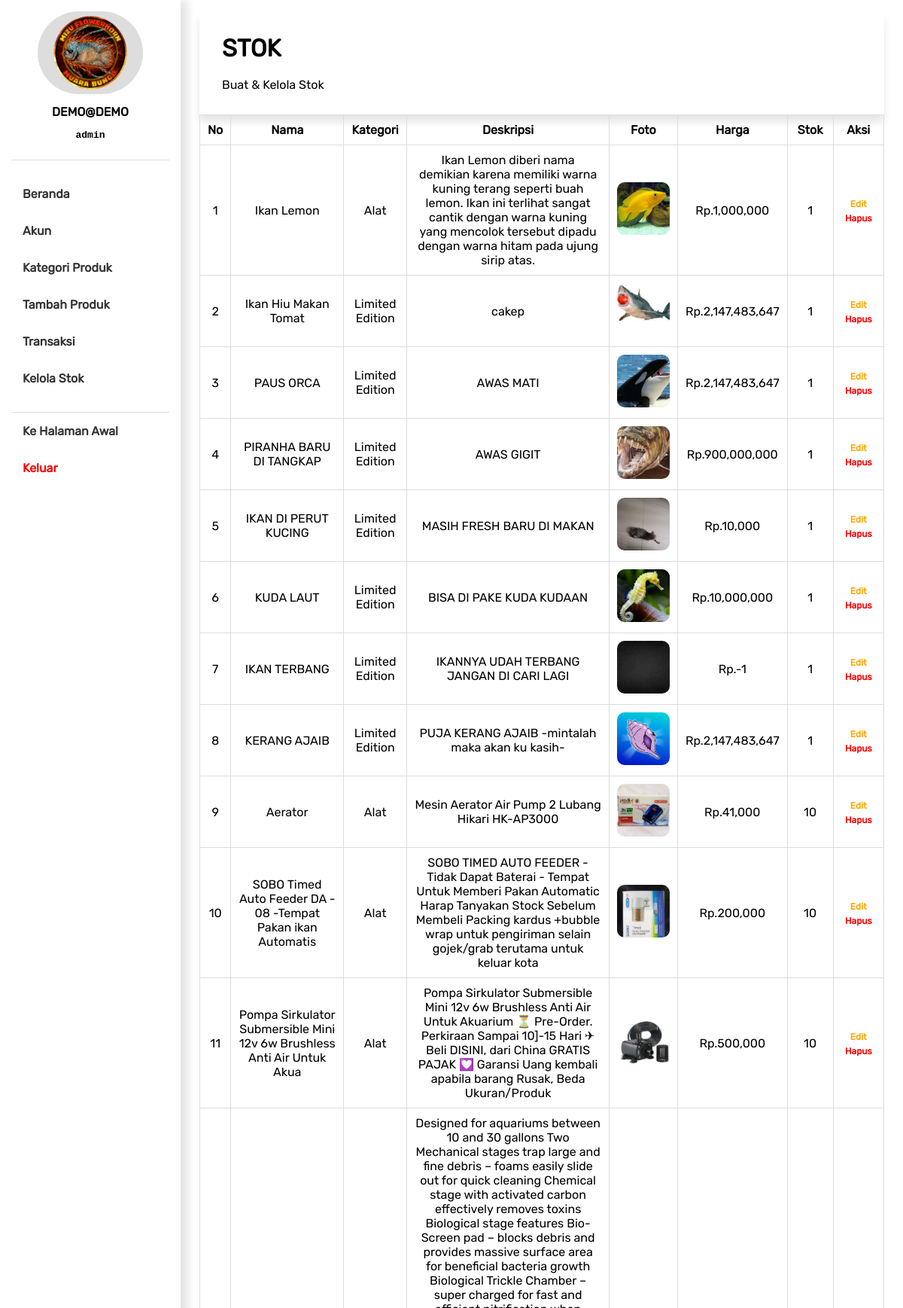
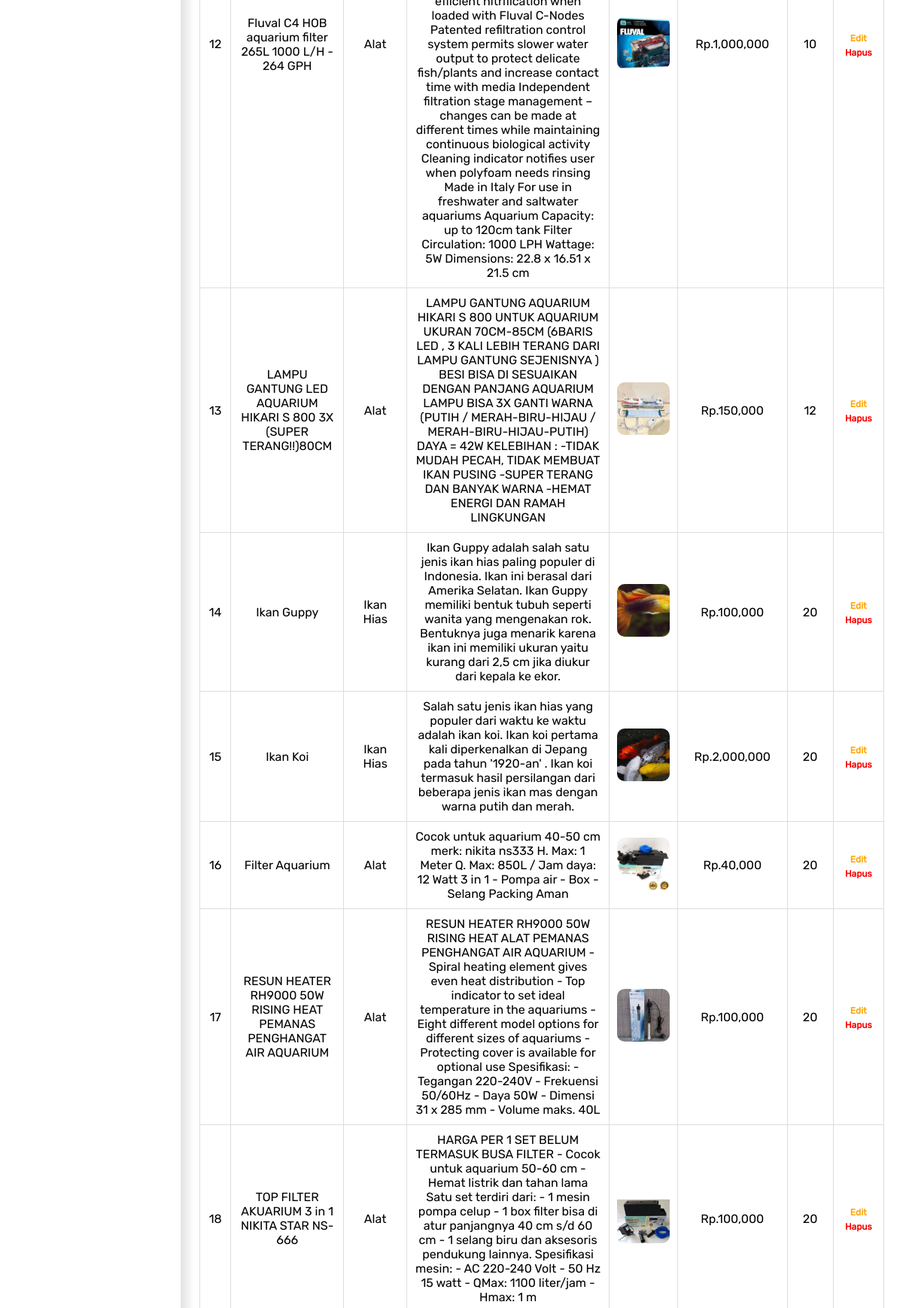
/panel/kelolastok.php (signed in, upper part), run on the app's committed database (2 pictures, top to bottom).
### tables this page shows
CREATE TABLE `produk` (
  `id_data` int(255) NOT NULL,
  `nama` varchar(255) NOT NULL,
  `kategori` int(255) NOT NULL,
  `deskripsi` text NOT NULL,
  `foto` varchar(255) NOT NULL,
  `harga` int(255) NOT NULL,
  `qty` int(255) NOT NULL
);

CREATE TABLE `kategori` (
  `id_data` int(255) NOT NULL,
  `nama_kat` varchar(255) NOT NULL,
  `deskripsi` text DEFAULT NULL,
  `tampil` int(1) NOT NULL
);

### backend/model/Querybuilder.php (called while the page is built, shortened)
<?php
require 'Database.php';
class Querybuilder
{
   private $tableName;
   function __construct($dbname)
   {
      $this->tableName = $dbname;
   }
   function select($clause)
   {
      $dbconf = new Database();
      $table = $this->tableName;
      $query = "SELECT * FROM $table WHERE $clause";
      $exe = mysqli_query($dbconf->connect(),$query);
      $data['rows'] = mysqli_num_rows($exe);
      $data['single'] = mysqli_fetch_array($exe);
      $data['result'] = $exe;
      return $data;
   }
   function selectAll($clause)
   {
      $dbconf = new Database();
      $table = $this->tableName;
      $query = "SELECT * FROM $table WHERE $clause";
      $exe = mysqli_query($dbconf->connect(),$query);
      $data['rows'] = mysqli_num_rows($exe);
      $data['result'] = $exe;
      return $data;
   }
}

### backend/model/Database.php (called while the page is built)
<?php
class Database
{
   function connect()
   {
      $username = 'root';
      $password = '';
      $host = 'localhost';
      $db = "emizflow";
      return mysqli_connect($host, $username, $password, $db);
   }
}

### panel/kelolastok.php (the view, shortened to what this page needs)
<?php
require '../backend/model/Querybuilder.php';
$getter = new Querybuilder('kategori');
$cat = $getter->selectAll("1 ORDER BY nama_kat ASC")['result'];
$prdGetter = new Querybuilder("produk");
$prd = $prdGetter->selectAll("1 ORDER BY qty ASC")['result'];
?>
<!DOCTYPE Html>
<html lang="id">
<head>
    <?php include 'temps/stylenscripts.php'?>
</head>
<body style="padding:0;margin:0;font-family: 'Rubiks'">
<?php include 'temps/sidebar.php' ?>
<div class="panel-sections">
    <div class="sect-heading">
        <h1>STOK</h1>
        <p>Buat & Kelola Stok</p>
        </div>
        <table cellpadding="10" border-collapse="collapse" class="table-styled">
            <thead>
            <tr>
                <th>No</th>
                <th>Nama</th>
                <th>Kategori</th>
                <th>Deskripsi</th>
                <th>Foto</th>
                <th>Harga</th>
                <th>Stok</th>
                <th>Aksi</th>
            </tr>
            </thead>
            <tbody>
            <?php
            $n=0;
            while($fetch = mysqli_fetch_array($prd))
            {
                $idKat = $fetch['kategori'];
                $kat = $getter->select("id_data = '$idKat'")['single'];
                $n++;
                if($fetch['qty'] == 0)
                {
                    ?>
                    <tr style="background-color: red">
                    <?php
                }
                else{
                    ?>
                    <tr>
                    <?php
                }
                ?>
                <td><?= $n ?></td>
                <td><?= $fetch['nama'] ?></td>
                <td><?= $kat['nama_kat'] ?></td>
                <td><?= $fetch['deskripsi'] ?></td>
                <td><img src="../image/<?= $fetch['foto'] ?>" style="width:70px;height:70px;border-radius:10px;object-fit: cover"/></td>
                <td>Rp.<?= number_format($fetch['harga']) ?></td>
                <td><?= $fetch['qty'] ?></td>
                <td>
                    <a href="produk-edit.php?id=<?= $fetch['id_data'] ?>" style="color:orange;text-decoration: none;padding:5px;font-size:12px;font-weight: bold">Edit</a>
                    <a href="actions/produk-delete.php?id=<?= $fetch['id_data'] ?>" style="color:red;text-decoration: none;padding:5px;font-size:12px;font-weight: bold">Hapus</a>
                </td>
                </tr>
                <?php
            }
            ?>
            </tbody>
        </table>
    </div>
</body>

### assets/css/style.css (style rules this page uses)
body { font-family: "Second"; margin:0; padding:0; }
.prd-wrapper > div > h1,p { padding:0; margin:0; }
.panel-sections { padding:15px; padding-left:25px; padding-right:25px; float:left; box-sizing:border-box; width:80%; margin-left:20%; }
.sect-heading { padding:20px; display: flex; flex-flow: column; align-items: flex-start; box-shadow: 0 10px 10px rgba(0,0,0,0.1); }
.sect-heading > h1,p { margin:0; padding:10px; }
table { width:100%; }
table,th,td { text-align: center; border-collapse: collapse; border: 1px solid #ddd; }

### data on the page
produk: nama "Ikan Lemon", kategori.nama_kat "Alat", deskripsi "Ikan Lemon diberi nama demikian karena memiliki warna kuning terang seperti buah lemon. Ikan ini terlihat sangat cantik dengan warna kuning yang mencolok tersebut dipadu dengan warna hitam pada ujung sirip atas.", foto (picture), harga "1,000,000", qty "1"
produk: nama "Ikan Hiu Makan Tomat", kategori.nama_kat "Limited Edition", deskripsi "cakep", foto (picture), harga "2,147,483,647", qty "1"
produk: nama "PAUS ORCA", kategori.nama_kat "Limited Edition", deskripsi "AWAS MATI", foto (picture), harga "2,147,483,647", qty "1"
produk: nama "PIRANHA BARU DI TANGKAP", kategori.nama_kat "Limited Edition", deskripsi "AWAS GIGIT", foto (picture), harga "900,000,000", qty "1"
produk: nama "IKAN DI PERUT KUCING", kategori.nama_kat "Limited Edition", deskripsi "MASIH FRESH BARU DI MAKAN", foto (picture), harga "10,000", qty "1"
produk: nama "KUDA LAUT", kategori.nama_kat "Limited Edition", deskripsi "BISA DI PAKE KUDA KUDAAN", foto (picture), harga "10,000,000", qty "1"
produk: nama "IKAN TERBANG", kategori.nama_kat "Limited Edition", deskripsi "IKANNYA UDAH TERBANG JANGAN DI CARI LAGI", foto (picture), harga "-1", qty "1"
produk: nama "KERANG AJAIB", kategori.nama_kat "Limited Edition", deskripsi "PUJA KERANG AJAIB -mintalah maka akan ku kasih-", foto (picture), harga "2,147,483,647", qty "1"
produk: nama "Aerator", kategori.nama_kat "Alat", deskripsi "Mesin Aerator Air Pump 2 Lubang Hikari HK-AP3000", foto (picture), harga "41,000", qty "10"
produk: nama "SOBO Timed Auto Feeder DA - 08 -Tempat Pakan ikan Automatis", kategori.nama_kat "Alat", deskripsi "SOBO TIMED AUTO FEEDER - Tidak Dapat Baterai - Tempat Untuk Memberi Pakan Automatic Harap Tanyakan Stock Sebelum Membeli Packing kardus +bubble wrap untuk pengiriman selain gojek/grab terutama untuk keluar kota", foto (picture), harga "200,000", qty "10"
produk: nama "Pompa Sirkulator Submersible Mini 12v 6w Brushless Anti Air Untuk Akua", kategori.nama_kat "Alat", deskripsi "Pompa Sirkulator Submersible Mini 12v 6w Brushless Anti Air Untuk Akuarium ⏳ Pre-Order. Perkiraan Sampai 10]-15 Hari ✈ Beli DISINI, dari China GRATIS PAJAK 💟 Garansi Uang kembali apabila barang Rusak, Beda Ukuran/Produk", foto (picture), harga "500,000", qty "10"
produk: nama "Fluval C4 HOB aquarium filter 265L 1000 L/H - 264 GPH", kategori.nama_kat "Alat", deskripsi "Designed for aquariums between 10 and 30 gallons Two Mechanical stages trap large and fine debris – foams easily slide out for quick cleaning Chemical stage with activated carbon effectively removes toxins Biological stage features Bio-Screen pad – blocks debris and provides massive surface area for beneficial bacteria growth Biological Trickle Chamber – super charged for fast and efficient nitrification when loaded with Fluval C-Nodes Patented refiltration control system permits slower water output to protect delicate fish/plants and increase contact time with media Independent filtration stage management – changes can be made at different times while maintaining continuous biological…", foto (picture), harga "1,000,000", qty "10"
produk: nama "LAMPU GANTUNG LED AQUARIUM HIKARI S 800 3X (SUPER TERANG!!)80CM", kategori.nama_kat "Alat", deskripsi "LAMPU GANTUNG AQUARIUM HIKARI S 800 UNTUK AQUARIUM UKURAN 70CM-85CM (6BARIS LED , 3 KALI LEBIH TERANG DARI LAMPU GANTUNG SEJENISNYA ) BESI BISA DI SESUAIKAN DENGAN PANJANG AQUARIUM LAMPU BISA 3X GANTI WARNA (PUTIH / MERAH-BIRU-HIJAU / MERAH-BIRU-HIJAU-PUTIH) DAYA = 42W KELEBIHAN : -TIDAK MUDAH PECAH, TIDAK MEMBUAT IKAN PUSING -SUPER TERANG DAN BANYAK WARNA -HEMAT ENERGI DAN RAMAH LINGKUNGAN", foto (picture), harga "150,000", qty "12"
produk: nama "Ikan Guppy", kategori.nama_kat "Ikan Hias", deskripsi "Ikan Guppy adalah salah satu jenis ikan hias paling populer di Indonesia. Ikan ini berasal dari Amerika Selatan. Ikan Guppy memiliki bentuk tubuh seperti wanita yang mengenakan rok. Bentuknya juga menarik karena ikan ini memiliki ukuran yaitu kurang dari 2,5 cm jika diukur dari kepala ke ekor.", foto (picture), harga "100,000", qty "20"
produk: nama "Ikan Koi", kategori.nama_kat "Ikan Hias", deskripsi "Salah satu jenis ikan hias yang populer dari waktu ke waktu adalah ikan koi. Ikan koi pertama kali diperkenalkan di Jepang pada tahun '1920-an' . Ikan koi termasuk hasil persilangan dari beberapa jenis ikan mas dengan warna putih dan merah.", foto (picture), harga "2,000,000", qty "20"
produk: nama "Filter Aquarium", kategori.nama_kat "Alat", deskripsi "Cocok untuk aquarium 40-50 cm merk: nikita ns333 H. Max: 1 Meter Q. Max: 850L / Jam daya: 12 Watt 3 in 1 - Pompa air - Box - Selang Packing Aman", foto (picture), harga "40,000", qty "20"
produk: nama "RESUN HEATER RH9000 50W RISING HEAT PEMANAS PENGHANGAT AIR AQUARIUM", kategori.nama_kat "Alat", deskripsi "RESUN HEATER RH9000 50W RISING HEAT ALAT PEMANAS PENGHANGAT AIR AQUARIUM - Spiral heating element gives even heat distribution - Top indicator to set ideal temperature in the aquariums - Eight different model options for different sizes of aquariums - Protecting cover is available for optional use Spesifikasi: - Tegangan 220-240V - Frekuensi 50/60Hz - Daya 50W - Dimensi 31 x 285 mm - Volume maks. 40L", foto (picture), harga "100,000", qty "20"
produk: nama "TOP FILTER AKUARIUM 3 in 1 NIKITA STAR NS-666", kategori.nama_kat "Alat", deskripsi "HARGA PER 1 SET BELUM TERMASUK BUSA FILTER - Cocok untuk aquarium 50-60 cm - Hemat listrik dan tahan lama Satu set terdiri dari: - 1 mesin pompa celup - 1 box filter bisa di atur panjangnya 40 cm s/d 60 cm - 1 selang biru dan aksesoris pendukung lainnya. Spesifikasi mesin: - AC 220-240 Volt - 50 Hz 15 watt - QMax: 1100 liter/jam - Hmax: 1 m", foto (picture), harga "100,000", qty "20"

### other printed values
$_SESSION['user'] "DEMO@DEMO"
$_SESSION['level'] "admin"
